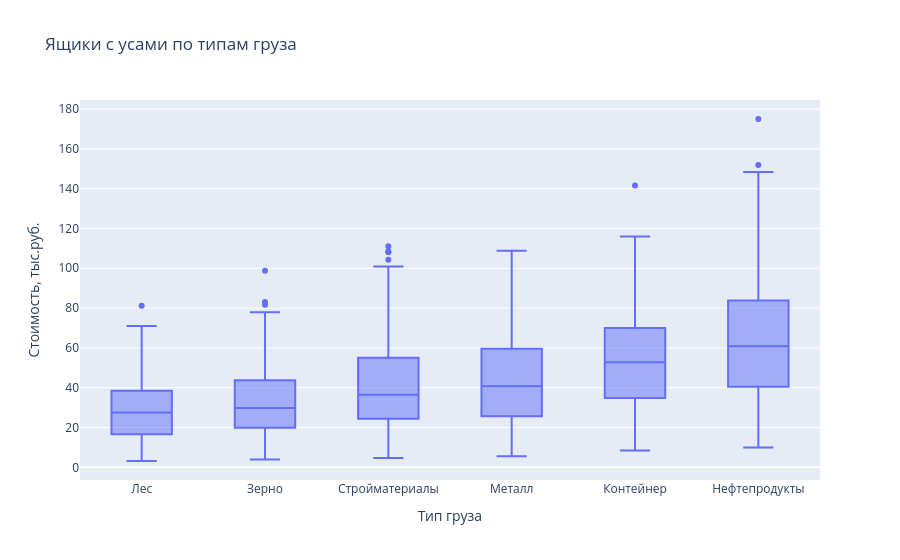

Here is the notebook cell this chart was saved with:
### Code cell
# 4)

df["cost_thousands_rub"] = df["cost_rub"] / 1000

order = df.groupby("cargo_type")["cost_rub"].median().sort_values().index
fig = px.box(df, x="cargo_type", y="cost_thousands_rub",
             title="Ящики с усами по типам груза",
             category_orders={"cargo_type": list(order)},
             labels={"cost_thousands_rub":"Стоимость, тыс.руб.",
                     "cargo_type": "Тип груза"}
)

fig.show()

### Figure 1 — Plotly figure (JSON) as saved in the notebook; plotly's stock layout.template omitted (floating-point values rounded to 4 significant figures; data arrays with more than 128 entries replaced by an {"elided": "..."} marker saying what was removed)
{"data": [{"alignmentgroup": "True", "hovertemplate": "Тип груза=%{x}<br>Стоимость, тыс.руб.=%{y}<extra></extra>", "legendgroup": "", "marker": {"color": "#636efa"}, "name": "", "notched": false, "offsetgroup": "", "orientation": "v", "showlegend": false, "type": "box", "x": {"elided": "910 str values"}, "x0": " ", "xaxis": "x", "y": {"elided": "910 float values"}, "y0": " ", "yaxis": "y"}], "layout": {"boxmode": "group", "legend": {"tracegroupgap": 0}, "title": {"text": "Ящики с усами по типам груза"}, "xaxis": {"anchor": "y", "categoryarray": ["Лес", "Зерно", "Стройматериалы", "Металл", "Контейнер", "Нефтепродукты"], "categoryorder": "array", "domain": [0, 1], "title": {"text": "Тип груза"}}, "yaxis": {"anchor": "x", "domain": [0, 1], "title": {"text": "Стоимость, тыс.руб."}}}}
